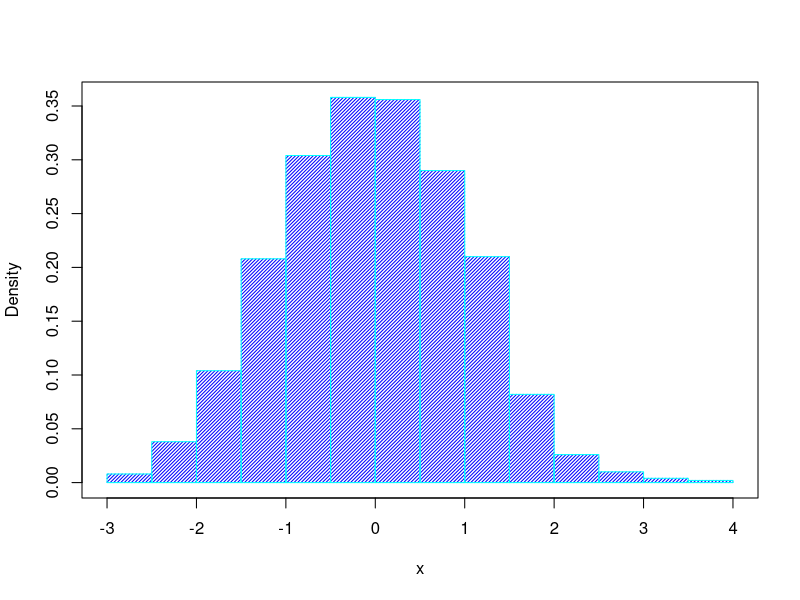

The R source for this figure:
x <- rnorm(1000)  #distribucion normal random

hist(x,breaks=10, col="blue", main="",freq=F,density=40,border="cyan")	##freq=F histograma normalizado a Area=1
box()

#hist(x,breaks=seq(-4,4,0.5), col="blue", main="",freq=F,density=30,border="royalblue")
